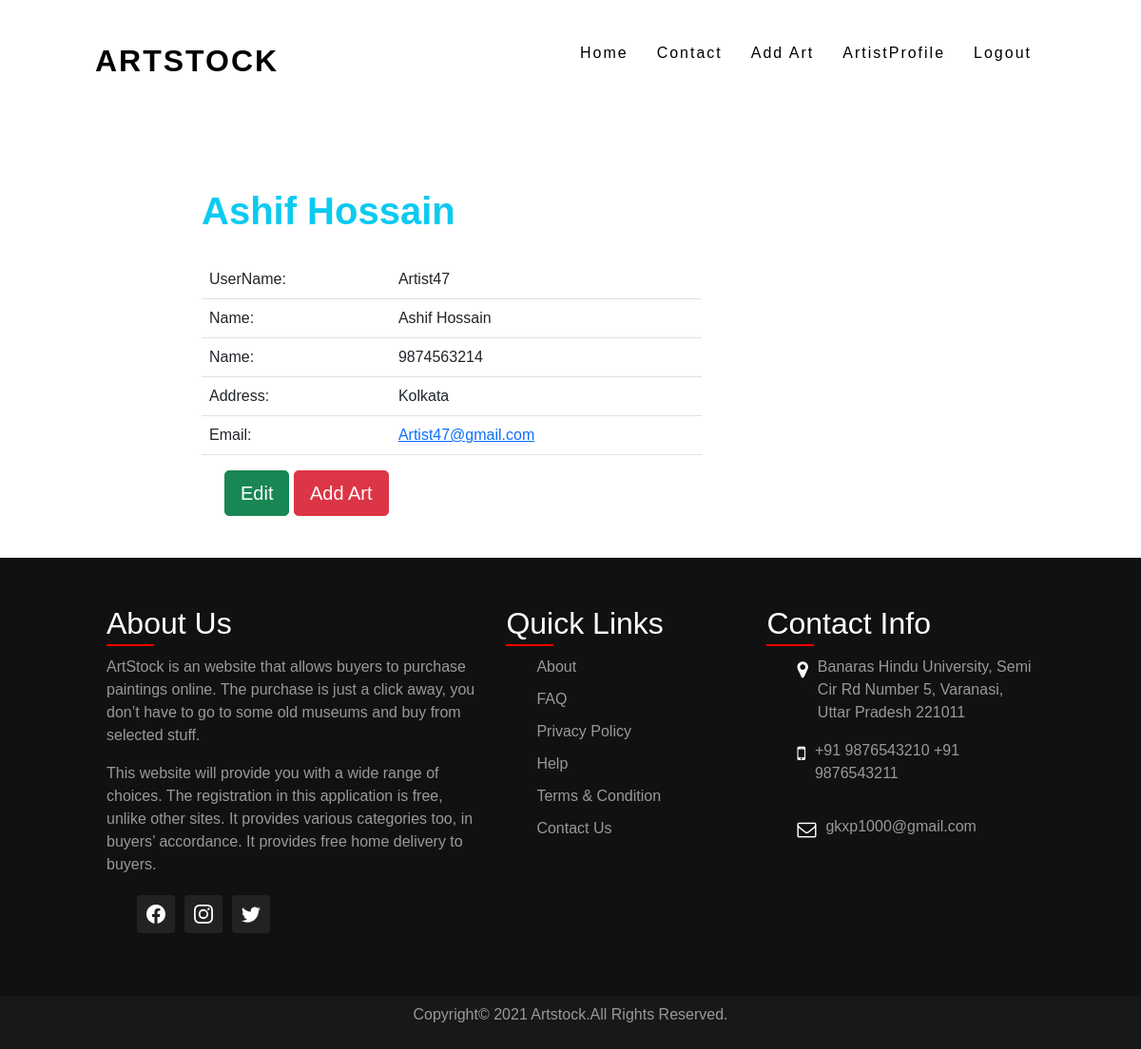
The app's page /profile/artist (signed in) with its own data.
### stock/models.py (models this page shows, shortened)
class User(AbstractUser):
	is_customer = models.BooleanField(default=False)
	is_artist = models.BooleanField(default=False)

class Artist(models.Model):
	user = models.OneToOneField(settings.AUTH_USER_MODEL,on_delete=models.CASCADE)
	name = models.CharField(max_length=50,blank=False)
	email = models.EmailField(max_length=254,blank=False)
	phone = models.CharField(max_length=15)
	address	= models.TextField()
	date = models.DateField(default=datetime.date.today)

### stock/views.py (the view)
# urls.py: path('profile/artist',views.artistProfile,name='aprofile'),
def artistProfile(request,pk=None):
	if pk:
		user = User.objects.get(pk=pk)
	else:
		user=request.user
	return render(request,'artistprofile.html',{'user':user})

### stock/template/artistprofile.html (shortened to what this page needs)
{% extends 'built.html'%}
{% block head %}
<link href="https://cdn.jsdelivr.net/npm/bootstrap@5.1.3/dist/css/bootstrap.min.css" rel="stylesheet">
{% endblock head %}
{% block content %}
<br>
  <br>
	<div class="container col-md-8"  style="padding-top: 150px;">
		<div class="row">
		<div class=" col-md-11 toppad">
          <div class="panel panel-info">
            <div class="panel-heading">
              <h1 class="panel-title text-info "><strong>{{user.artist.name}}</strong></h1>
                          </div>
                          <div class="panel-body" style="padding-top: 20px; padding-bottom: 20px;">
                            <div class="row">
                              <div class=" col-md-9 col-lg-9 ">
                                <table class="table table-user-information">
                                  <tbody>
                                  	<tr>
                                      <td>UserName:</td>
                                      <td>{{user.username}}</td>
                                    </tr>
                                    <tr>
                                      <td>Name:</td>
                                      <td>{{user.artist.name}}</td>
                                    </tr>
                                    <tr>
                                      <td>Name:</td>
                                      <td>{{user.artist.phone}}</td>
                                    </tr>
                                    <tr>
                                      <td>Address:</td>
                                      <td>{{user.artist.address}}</td>
                                    </tr>
                                    <tr>
                                      <td>Email:</td>
                                      <td><a href="#">{{user.email}}</a></td>
                                    </tr>
                                  </tbody>
                                </table>
                                   <div class="container">
                                <div class="row">
                                  <div class="col">
                                  <a class="btn btn-success btn-lg" href="{% url 'aupdate' user.id %}">Edit</a>
                                  <a class="btn btn-danger btn-lg" href="{% url 'addart' %}">Add Art</a>
                                </div>
                                </div>
                          </div>
                </div>
              </div>
            </div>
        </div>
        </div>
		</div>
	</div>
  <br>
{% endblock content %}

### records on screen
User: artist.name "Ashif Hossain", username "Artist47", artist.phone "9874563214", artist.address "Kolkata", email "Artist47@gmail.com"
